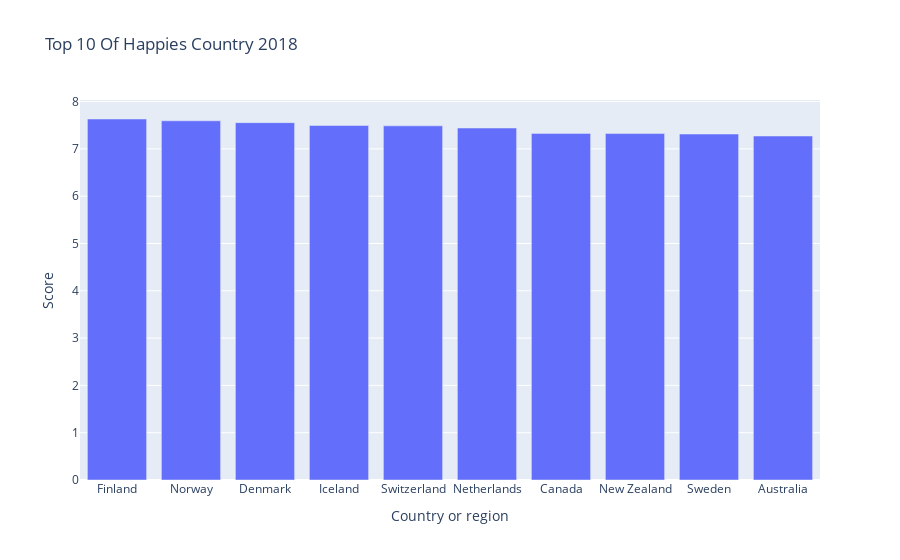

The notebook cell this image was saved under:
### Code cell
char = px.bar(df_4[:10], 
              x='Country or region', 
              y = 'Score',
              barmode = 'group',
              title="Top 10 Of Happies Country 2018",
              height=600
             )
char.show()

### Figure 1 — Plotly figure (JSON) as saved in the notebook; plotly's stock layout.template omitted (floating-point values rounded to 4 significant figures)
{"data": [{"alignmentgroup": "True", "hovertemplate": "Country or region=%{x}<br>Score=%{y}<extra></extra>", "legendgroup": "", "marker": {"color": "#636efa", "pattern": {"shape": ""}}, "name": "", "offsetgroup": "", "orientation": "v", "showlegend": false, "textposition": "auto", "type": "bar", "x": ["Finland", "Norway", "Denmark", "Iceland", "Switzerland", "Netherlands", "Canada", "New Zealand", "Sweden", "Australia"], "xaxis": "x", "y": [7.632, 7.594, 7.555, 7.495, 7.487, 7.441, 7.328, 7.324, 7.314, 7.272], "yaxis": "y"}], "layout": {"autosize": true, "barmode": "group", "legend": {"tracegroupgap": 0}, "title": {"text": "Top 10 Of Happies Country 2018"}, "xaxis": {"anchor": "y", "autorange": true, "domain": [0, 1], "range": [-0.5, 9.5], "title": {"text": "Country or region"}, "type": "category"}, "yaxis": {"anchor": "x", "autorange": true, "domain": [0, 1], "range": [0, 8.034], "title": {"text": "Score"}, "type": "linear"}}}
